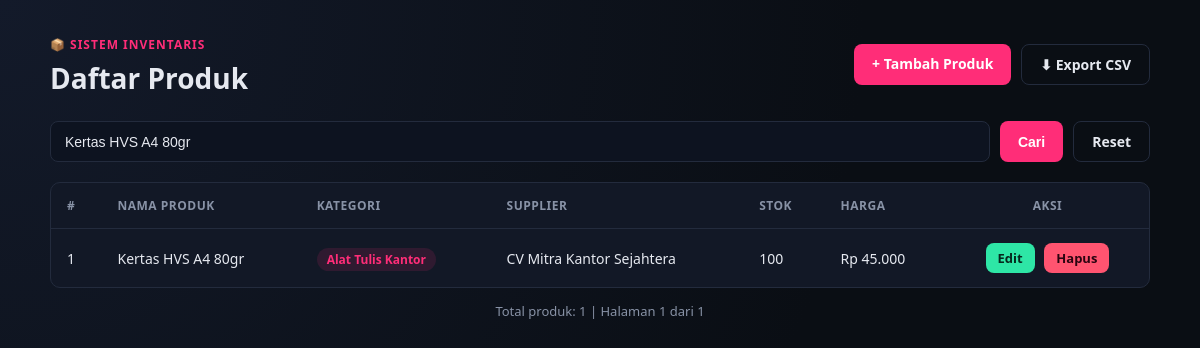
The app's page /index.php?cari=Kertas HVS A4 80gr with its own data.
### tables this page shows
CREATE TABLE IF NOT EXISTS produk (
    id_produk INT AUTO_INCREMENT PRIMARY KEY,
    nama_produk VARCHAR(150) NOT NULL,
    id_kategori INT NOT NULL,
    id_supplier INT NOT NULL,
    stok INT NOT NULL DEFAULT 0,
    harga DECIMAL(12,2) NOT NULL DEFAULT 0,
    created_at TIMESTAMP DEFAULT CURRENT_TIMESTAMP,
    updated_at TIMESTAMP DEFAULT CURRENT_TIMESTAMP ON UPDATE CURRENT_TIMESTAMP,
    CONSTRAINT fk_produk_kategori FOREIGN KEY (id_kategori)
        REFERENCES kategori(id_kategori) ON DELETE RESTRICT ON UPDATE CASCADE,
    CONSTRAINT fk_produk_supplier FOREIGN KEY (id_supplier)
        REFERENCES supplier(id_supplier) ON DELETE RESTRICT ON UPDATE CASCADE
);

CREATE TABLE IF NOT EXISTS kategori (
    id_kategori INT AUTO_INCREMENT PRIMARY KEY,
    nama_kategori VARCHAR(100) NOT NULL,
    created_at TIMESTAMP DEFAULT CURRENT_TIMESTAMP
);

CREATE TABLE IF NOT EXISTS supplier (
    id_supplier INT AUTO_INCREMENT PRIMARY KEY,
    nama_supplier VARCHAR(150) NOT NULL,
    kontak VARCHAR(50) NOT NULL,
    alamat VARCHAR(255) DEFAULT NULL,
    created_at TIMESTAMP DEFAULT CURRENT_TIMESTAMP
);

### includes/functions.php (called while the page is built, shortened)
<?php
function h(?string $string): string
{
    return htmlspecialchars($string ?? '', ENT_QUOTES, 'UTF-8');
}
function rupiah($angka): string
{
    return 'Rp ' . number_format((float) $angka, 0, ',', '.');
}

### index.php (the view, shortened to what this page needs)
<?php
require_once __DIR__ . '/includes/functions.php';
$pdo = Database::getInstance()->getConnection();
$keyword = trim($_GET['cari'] ?? '');
$perPage    = 5;
$page       = max(1, (int) ($_GET['page'] ?? 1));
$offset     = ($page - 1) * $perPage;
if ($keyword !== '') {
    $countStmt = $pdo->prepare("SELECT COUNT(*) FROM produk WHERE nama_produk LIKE :kw");
    $countStmt->execute([':kw' => "%$keyword%"]);
} else {
    $countStmt = $pdo->query("SELECT COUNT(*) FROM produk");
}
$totalData  = (int) $countStmt->fetchColumn();
$totalPages = (int) ceil($totalData / $perPage);
$sql = "SELECT p.id_produk, p.nama_produk, p.stok, p.harga,
               k.nama_kategori, s.nama_supplier
        FROM produk p
        JOIN kategori k ON p.id_kategori = k.id_kategori
        JOIN supplier s ON p.id_supplier = s.id_supplier";
if ($keyword !== '') {
    $sql .= " WHERE p.nama_produk LIKE :kw";
}
$sql .= " ORDER BY p.id_produk DESC LIMIT :limit OFFSET :offset";
$stmt = $pdo->prepare($sql);
if ($keyword !== '') {
    $stmt->bindValue(':kw', "%$keyword%", PDO::PARAM_STR);
}
$stmt->bindValue(':limit', $perPage, PDO::PARAM_INT);
$stmt->bindValue(':offset', $offset, PDO::PARAM_INT);
$stmt->execute();
$produkList = $stmt->fetchAll();
?>
<!DOCTYPE html>
<html lang="id">
<head>
<link rel="stylesheet" href="assets/style.css">
</head>
<body>
<div class="container">
    <header class="page-header">
        <div>
            <span class="badge">📦 Sistem Inventaris</span>
            <h1>Daftar Produk</h1>
        </div>
        <div class="header-actions">
            <a href="create.php" class="btn btn-primary">+ Tambah Produk</a>
            <a href="process/export.php<?= $keyword !== '' ? '?cari=' . urlencode($keyword) : '' ?>" class="btn btn-outline">⬇ Export CSV</a>
        </div>
    </header>
    <form action="index.php" method="GET" class="search-bar">
        <input type="text" name="cari" placeholder="Cari nama produk..." value="<?= h($keyword) ?>">
        <button type="submit" class="btn btn-primary">Cari</button>
        <?php if ($keyword !== ''): ?>
            <a href="index.php" class="btn btn-outline">Reset</a>
        <?php endif; ?>
    </form>
    <div class="table-wrapper">
        <table>
            <thead>
                <tr>
                    <th>#</th>
                    <th>Nama Produk</th>
                    <th>Kategori</th>
                    <th>Supplier</th>
                    <th>Stok</th>
                    <th>Harga</th>
                    <th class="text-center">Aksi</th>
                </tr>
            </thead>
            <tbody>
                <?php if (empty($produkList)): ?>
                    <tr>
                        <td colspan="7" class="text-center empty-state">Tidak ada data produk ditemukan.</td>
                    </tr>
                <?php else: ?>
                    <?php $no = $offset + 1; ?>
                    <?php foreach ($produkList as $row): ?>
                        <tr>
                            <td><?= $no++ ?></td>
                            <td><?= h($row['nama_produk']) ?></td>
                            <td><span class="pill"><?= h($row['nama_kategori']) ?></span></td>
                            <td><?= h($row['nama_supplier']) ?></td>
                            <td class="<?= (int)$row['stok'] <= 10 ? 'stok-rendah' : '' ?>"><?= (int) $row['stok'] ?></td>
                            <td><?= rupiah($row['harga']) ?></td>
                            <td class="text-center action-cell">
                                <a href="update.php?id=<?= (int) $row['id_produk'] ?>" class="btn btn-small btn-edit">Edit</a>
                                <a href="delete.php?id=<?= (int) $row['id_produk'] ?>"
                                   class="btn btn-small btn-delete"
                                   onclick="return confirm('Yakin ingin menghapus produk &quot;<?= h(addslashes($row['nama_produk'])) ?>&quot;? Tindakan ini tidak bisa dibatalkan.');">
                                   Hapus
                                </a>
                            </td>
                        </tr>
                    <?php endforeach; ?>
                <?php endif; ?>
            </tbody>
        </table>
    </div>
    <p class="footnote">Total produk: <?= $totalData ?> | Halaman <?= $page ?> dari <?= max(1, $totalPages) ?></p>
</div>
</body>
</html>

### assets/style.css (style rules this page uses)
:root { --bg: #0a0e14; --bg-card: #121826; --border: #232b3d; --pink: #ff2d78; --green: #2ee6a6; --text: #e6e9f0; --text-muted: #8892a6; --danger: #ff5470; --radius: 10px; }
* { box-sizing: border-box; }
body { margin: 0; font-family: 'Segoe UI', Roboto, Arial, sans-serif; background: radial-gradient(circle at top left, #131a2a, var(--bg) 60%); color: var(--text); min-height: 100vh; padding: 32px 16px; }
.container { max-width: 1100px; margin: 0 auto; }
.page-header { display: flex; justify-content: space-between; align-items: center; flex-wrap: wrap; gap: 12px; margin-bottom: 24px; }
.badge { display: inline-block; color: var(--pink); font-weight: 700; letter-spacing: 1px; font-size: 12px; text-transform: uppercase; margin-bottom: 6px; }
.page-header h1 { margin: 0; font-size: 28px; }
.header-actions { display: flex; gap: 10px; }
.btn { display: inline-block; padding: 10px 18px; border-radius: 8px; text-decoration: none; font-weight: 600; font-size: 14px; cursor: pointer; border: none; transition: transform .12s ease, opacity .12s ease; }
.btn-primary { background: var(--pink); color: #fff; }
.btn-outline { background: transparent; color: var(--text); border: 1px solid var(--border); }
.btn-small { padding: 6px 12px; font-size: 13px; margin: 0 3px; }
.btn-edit { background: var(--green); color: #06281d; }
.btn-delete { background: var(--danger); color: #2b0410; }
.search-bar { display: flex; gap: 10px; margin-bottom: 20px; }
.search-bar input { flex: 1; padding: 10px 14px; border-radius: 8px; border: 1px solid var(--border); background: var(--bg-card); color: var(--text); font-size: 14px; }
.table-wrapper { background: var(--bg-card); border: 1px solid var(--border); border-radius: var(--radius); overflow-x: auto; }
table { width: 100%; border-collapse: collapse; min-width: 700px; }
thead th { text-align: left; padding: 14px 16px; font-size: 12px; text-transform: uppercase; letter-spacing: .5px; color: var(--text-muted); border-bottom: 1px solid var(--border); }
tbody td { padding: 14px 16px; border-bottom: 1px solid var(--border); font-size: 14px; }
tbody tr:last-child td { border-bottom: none; }
.pill { background: rgba(255,45,120,.12); color: var(--pink); padding: 3px 10px; border-radius: 20px; font-size: 12px; font-weight: 600; }
.text-center { text-align: center; }
.action-cell { white-space: nowrap; }
.footnote { text-align: center; color: var(--text-muted); font-size: 13px; margin-top: 14px; }
input[type="text"], input[type="number"], select { width: 100%; padding: 11px 14px; border-radius: 8px; border: 1px solid var(--border); background: #0d1320; color: var(--text); font-size: 14px; }

### records on screen
produk: nama_produk "Kertas HVS A4 80gr", id_kategori.nama_kategori "Alat Tulis Kantor", id_supplier.nama_supplier "CV Mitra Kantor Sejahtera", stok "100", harga "Rp 45.000"

### other values on screen
$totalData "1"
$page "1"
max(1, $totalPages) "1"
